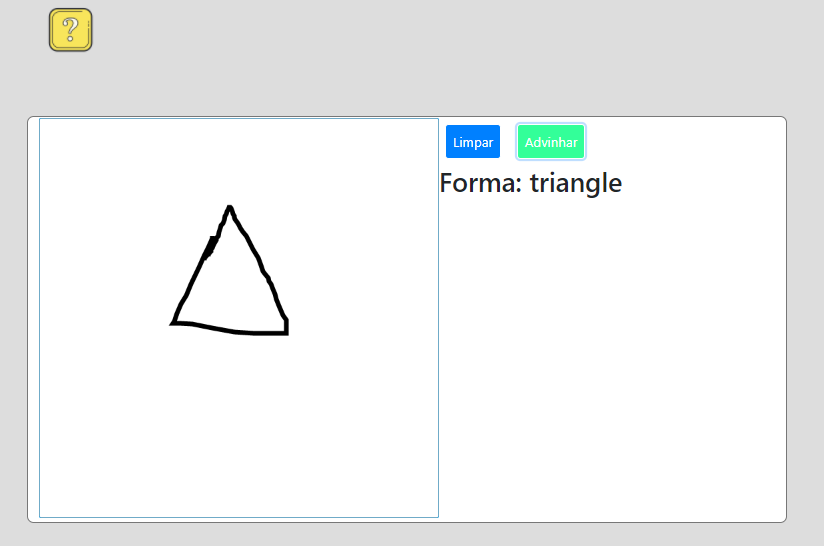
#> input picture shape.png, 824 x 546 px
$ python -i utils_shape.py   (imports and definitions only)   (older library calls are emulated)
#> lines starting #> are read from the running program, lines starting #| are printed output that depends on the picture; after the words box and inside, x2 and y2 are one past the last pixel; in counts of white or black regions, pixels touching at a corner belong together
#> further down, picture is the input picture: shape (546, 824, 3); mean B, G, R 240.9, 241.1, 239.6
### draw/pyimagesearch/shapedetector.py
import cv2

class ShapeDetector:
	def __init__(self):
		pass

	def detect(self, c):
		# inicialize o nome da forma e aproxime o contorno
		shape = "unidentified"
		peri = cv2.arcLength(c, True)
		approx = cv2.approxPolyDP(c, 0.04 * peri, True)

		#se a forma for um triângulo, ela terá 3 vertices
		if len(approx) == 3:
			shape = "triangle"

		# se a forma tiver 4 vértices é um quadrado ou se nao é
		# um rectângulo
		elif len(approx) == 4:
			# calcule um limite do contorno e use o
			# limite para calcular a proporção
			(x, y, w, h) = cv2.boundingRect(approx)
			ar = w / float(h)

			# um quadrado terá uma proporção aproximada
			# igual a um, caso contrário, a forma é um retângulo
			shape = "square" if ar >= 0.95 and ar <= 1.05 else "rectangle"

		#se tiver 5 vertices
		elif len(approx) == 5:
			shape = "pentagon"

		else:
			shape = "circle"

		# retorna o nome da forma
		return shape

### draw/utils_shape.py
from django.conf import settings
from pyimagesearch.shapedetector import ShapeDetector
from sklearn.externals import joblib
import numpy as np
import imutils
import mahotas
import cv2
import os

# [1 line not run here, left out]


def auto_canny(image, sigma=0.33):
    # compute the median of the single channel pixel intensities
#> called with sigma = 0.33
    v = np.median(image)
#> v = 255

    # apply automatic Canny edge detection using the computed median
    lower = int(max(0, (1.0 - sigma) * v))
#> lower = 170
    upper = int(min(255, (1.0 + sigma) * v))
#> upper = 255
    edged = cv2.Canny(image, lower, upper)
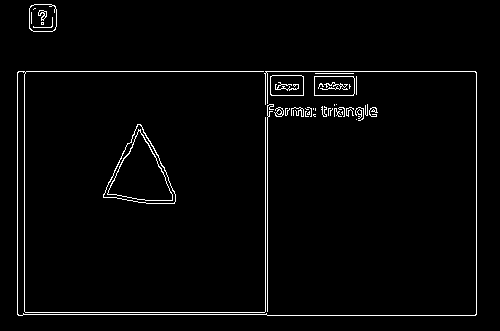
#> edged: shape (331, 500); 2.4% white in thin lines or dots, all inside (x1, y1, x2, y2) = (17, 4, 477, 316)

    # return the edged image
    return edged


def recognize(image):
    image = imutils.resize(image, width=500)
    #gray = cv2.cvtColor(image, cv2.COLOR_BGR2GRAY)
    #blurred = cv2.GaussianBlur(gray, (5, 5), 0)
    edged = auto_canny(image)
    cv2.imwrite("edged.png", edged)

    image = cv2.imread("edged.png")
    resized = imutils.resize(image, width=300)
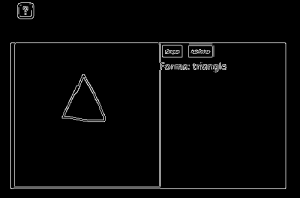
#> resized: shape (198, 300, 3); min 0, max 216, mean 6.1
    ratio = image.shape[0] / float(resized.shape[0])
#> ratio = 1.67

    # convert the resized image to grayscale, blur it slightly,
    # and threshold it
    gray = cv2.cvtColor(resized, cv2.COLOR_BGR2GRAY)
    blurred = cv2.GaussianBlur(gray, (5, 5), 0)
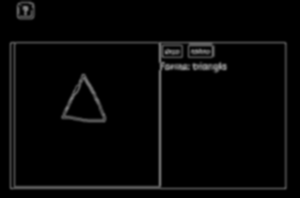
#> blurred: shape (198, 300); min 0, max 135, mean 6.1
    thresh = cv2.threshold(blurred, 60, 255, cv2.THRESH_BINARY)[1]
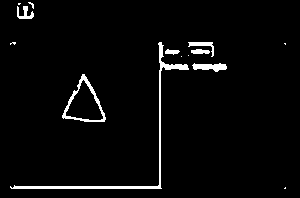
#> thresh: shape (198, 300); 3.2% white; 14 white regions (7 under 20 px)

    # find contours in the thresholded image and initialize the
    # shape detector
    cv2.imwrite("edged.png", edged)
    (_, cnts, _) = cv2.findContours(edged.copy(), cv2.RETR_EXTERNAL, cv2.CHAIN_APPROX_SIMPLE)
#> cnts = 33 contours, 27 with area under 20; largest, box (x1, y1, x2, y2) and area: (103, 124, 176, 204) 3165, (314, 76, 355, 96) 757, (29, 4, 57, 32) 700, (270, 75, 304, 96) 656, (274, 107, 284, 117) 54, (291, 107, 304, 117) 20

    cv2.drawContours(edged, cnts, -1, (0, 255, 0), 3)
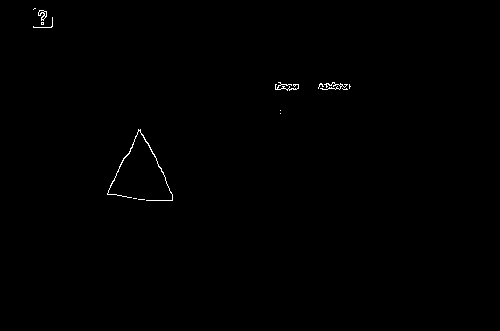
#> edged: shape (331, 500); 0.3% white in thin lines or dots, all inside (x1, y1, x2, y2) = (33, 8, 351, 201)
    (_, cnts, _) = cv2.findContours(edged.copy(), cv2.RETR_EXTERNAL, cv2.CHAIN_APPROX_SIMPLE)
#> cnts = 14 contours, 12 with area under 20; largest, box (x1, y1, x2, y2) and area: (107, 129, 173, 201) 43, (38, 10, 47, 21) 43
    cnts = sorted([(c, cv2.boundingRect(c)[0]) for c in cnts], key=lambda x: x[1])
#> cnts = 14 items
    sd = ShapeDetector()

    # loop over the contours
    for (c,_) in cnts:
        # compute the center of the contour, then detect the name of the
        # shape using only the contour
        M = cv2.moments(c)
        cX = int((M["m10"] / M["m00"]) * ratio)
        cY = int((M["m01"] / M["m00"]) * ratio)
        shape = sd.detect(c)

        # multiply the contour (x, y)-coordinates by the resize ratio,
        # then draw the contours and the name of the shape on the image
        c = c.astype("float")
        c *= ratio
        c = c.astype("int")
        cv2.drawContours(image, [c], -1, (0, 255, 0), 2)
        cv2.imwrite("drawContours.png", image)
        cv2.putText(image, shape, (cX, cY), cv2.FONT_HERSHEY_SIMPLEX,
                    0.5, (255, 255, 255), 2)
        # show the output image
        print(shape)
        output = list()
        output.append(str(shape))

        return output
#> this loop made 1 pass
#> (cX, cY, shape, peri in detect, approx in detect, x in detect, y in detect, w in detect) on pass 1: (78, 44, 'rectangle', 57.66, [[52, 17], [50, 27], [33, 27], [51, 27]], 33, 17, 20)
#| rectangle
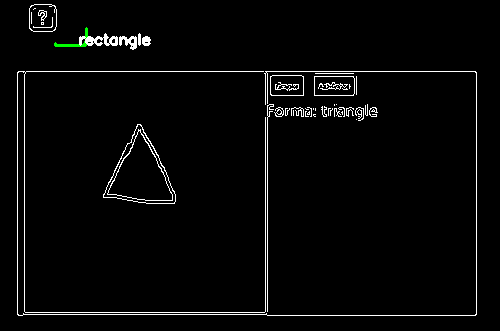
#> image: shape (331, 500, 3); mean B, G, R 6.9, 7.1, 6.9

>>> import cv2
>>> picture = cv2.imread('../shape.png')
>>> result = recognize(picture)
#> result = ['rectangle']
